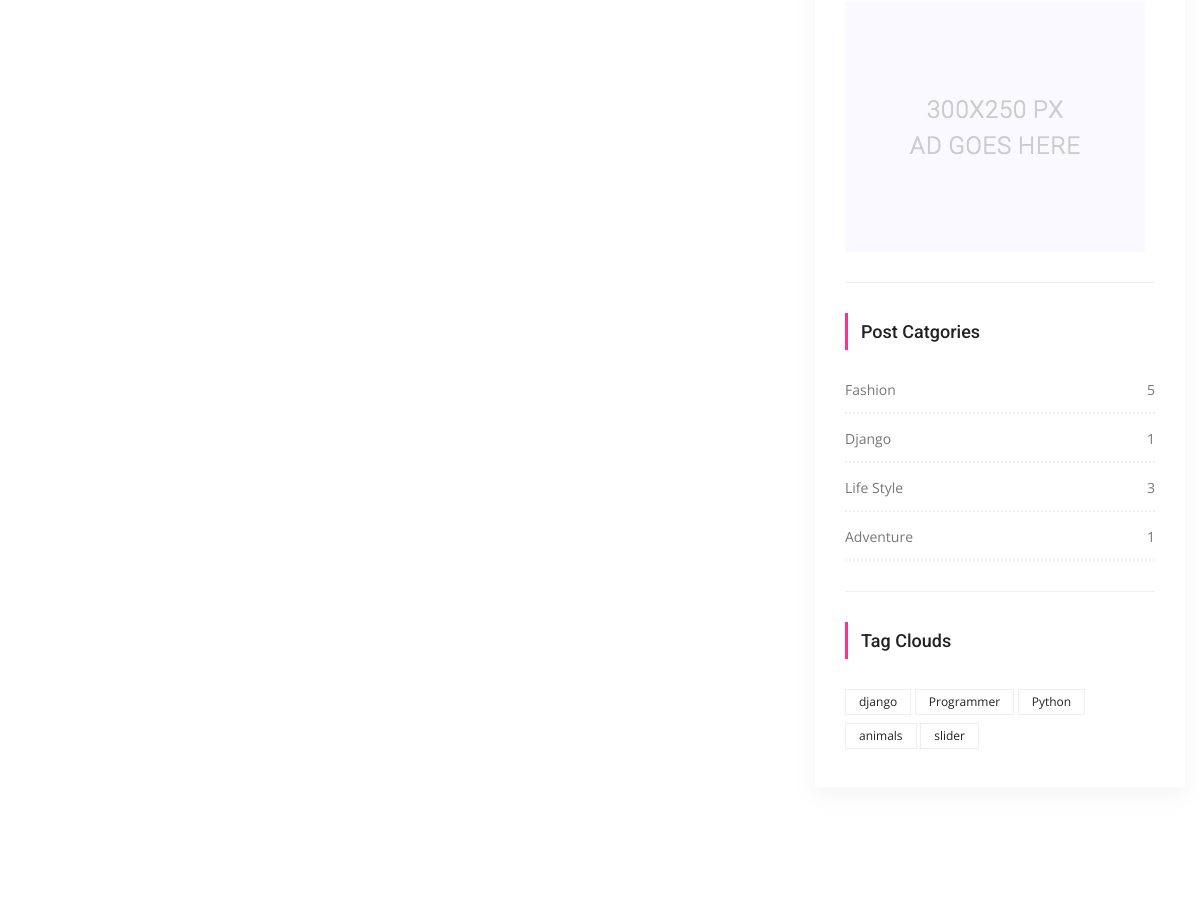
Before: /users/register/ (middle part) with the older database file.
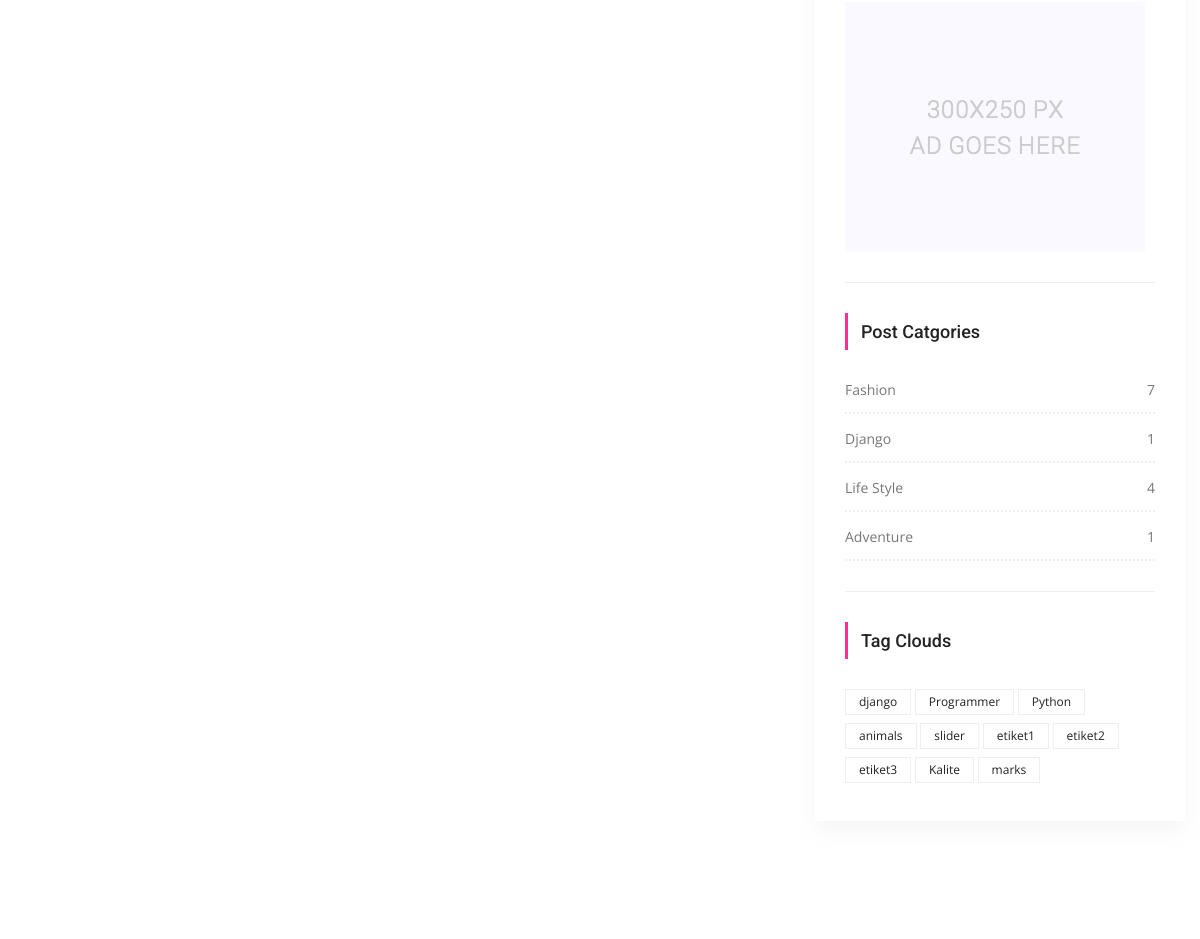
After: the same page with the newer database file.
### posts/models.py (models this page shows, shortened)
class Category(models.Model):
    title = models.CharField(max_length=250)
    slug = models.SlugField(editable=False)
    def post_count(self):
        return self.posts.all().count() #posts -> related_name="posts" dan geliyor..

class Tag(models.Model):
    title = models.CharField(max_length = 50)
    slug = models.SlugField(editable = False )
    def __str__(self):
        return self.title

### users/views.py (the view)
# urls.py: path('register/', RegisterView.as_view(), name='register'),
class RegisterView(CreateView):
    template_name = 'users/register.html'
    form_class = RegisterForm
    success_url = '/' # işlem başarılı login page olana kadar, buraya gitsin.

### posts/templatetags/custom_tags.py (called while the page is built)
@register.simple_tag(name="categories")
def all_categories():
    return Category.objects.all()

@register.simple_tag(name="tags")
def all_tags():
    return Tag.objects.all()

### templates/users/register.html (shortened to what this page needs)
{% extends 'base.html' %}
{% load static %}
    {% block content %}
        <section class="blog_area p_120">
            <div class="container">
                <div class="row">
                    <div class="col-lg-8">
                    </div>
                    {% include 'right_side.html' %}
                </div>
            </div>
        </section>
   {% endblock %}

### templates/right_side.html (shortened to what this page needs)
{% load static %}
{% load custom_tags %}
  <div class="col-lg-4">
            <div class="blog_right_sidebar">
                <aside class="single_sidebar_widget">
                    <a href="#"><img class="img-fluid" src="{% static "img/blog/add.jpg" %}" alt=""></a>
                    <div class="br"></div>
                </aside>
                <aside class="single_sidebar_widget post_category_widget">
                    <h4 class="widget_title">Post Catgories</h4>
                    <ul class="list cat-list">
                       {% categories as categories %}
                        {% for category in categories %}
                        <li>
                            <a href="{% url 'category_detail' pk=category.id slug=category.slug %}" class="d-flex justify-content-between">
                                <p>{{ category.title }}</p>
                                <p>{{ category.post_count }}</p>
                            </a>
                        </li>
                        {% endfor %}
                    </ul>
                    <div class="br"></div>
                </aside>
                <aside class="single-sidebar-widget tag_cloud_widget">
                    <h4 class="widget_title">Tag Clouds</h4>
                    <ul class="list">
                        {% tags as etiketler %}
                        {% for etiket in etiketler %}
                        <li><a href="{% url 'tag_detail' etiket.slug %}">{{ etiket }}</a></li>
                        {% endfor %}
                    </ul>
                </aside>
            </div>
        </div>

Changed rows visible on the page:
computed for Category "Fashion": post_count "5" → "7"
computed for Category "Life Style": post_count "3" → "4"
added Tag: title "etiket1"
added Tag: title "etiket2"
added Tag: title "etiket3"
added Tag: title "Kalite"
added Tag: title "marks"
